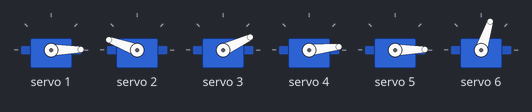
Simulated run of this sketch. Board: Arduino Uno, built with avr-gcc and run on an emulated ATmega328P. On the bench: 6 × servo. What the sketch prints to the serial monitor is not drawn.

Above: at 0.05 s.
At 1.45 s:
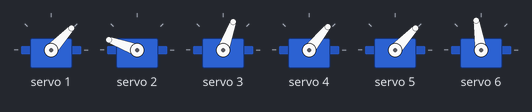
At 2.9 s:
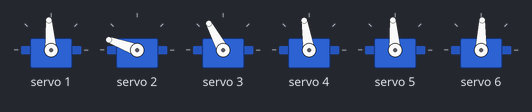
At 5.8 s:
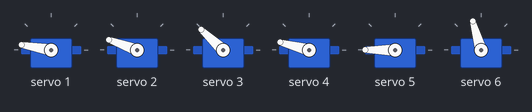
At 8.7 s:
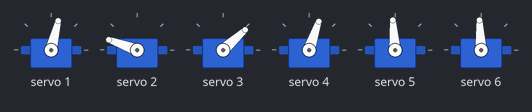
At 11.6 s:
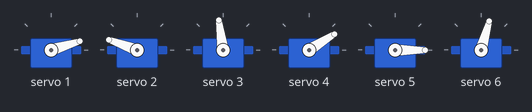
Timing chart, 0 to 15.1 s (numbered marks = the images above):
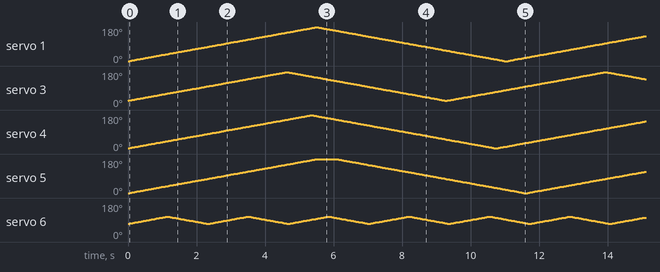

The sketch:

claw.ino
```cpp
#include <Wire.h>
#include <Adafruit_PWMServoDriver.h>
#include <Servo.h>

Adafruit_PWMServoDriver pwm = Adafruit_PWMServoDriver(0x40);

//Servo base;
#define arr_len( x )  ( sizeof( x ) / sizeof( *x ) )
#define Min1 110
#define Max1 490
//430
uint16_t maxes[7] = {-1, 490, 450, 480, 490, 510, 340};
uint16_t mins[7] = {-1, 110, 450, 160, 120, 110, 260};
uint16_t currents[arr_len(mins)];
uint16_t incs[9] = {-1,1,1,1,1,1,1,1,1};
void setup() {
  // put your setup code here, to run once:
  //base.write(0);
  Serial.begin(9600);
  pwm.begin();
  pwm.setPWMFreq(50);
  Serial.println(mins[1]);
  Serial.println(maxes[1]);
  for (int i = 0; i < arr_len(mins); i++) {
    currents[i] = mins[i];
  }
  //pwm.setPWM(3,0, 160);
}

void increment(int i) {
  currents[i] += incs[i];
  if (currents[i] > maxes[i]) {
    currents[i] = maxes[i] - abs(incs[i]);
    incs[i] *= -1;
  } else if (currents[i] < mins[i]) {
    currents[i] = mins[i] + abs(incs[i]);
    incs[i] *= -1;
  }

}

int d = 15;
int clawMinDeg = 0;
int clawMaxDeg = 60;
int baseMinDeg = 0;
int baseMaxDeg = 180;


int basePos = 0;
int baseInc = 1;
int clawPos = 0;
int clawInc = 1;

//int i = 6;

void loop() {
  for (int i = 1; i < arr_len(mins); i++) {
    increment(i);
    //pwm.setPWM(i, 0, (mins[i] + maxes[i])/2);
    pwm.setPWM(i, 0, currents[i]);
  }
  delay(10);
  // put your main code here, to run repeatedly:
  //for (uint16_t pulselen = mins[i]; pulselen < maxes[i]; pulselen++) {
   // delay(10);
    //pwm.setPWM(i, 0, pulselen);
  //}
  //for (uint16_t pulselen = maxes[i]; pulselen > mins[i]; pulselen--) {
    //delay(10);
    //pwm.setPWM(i, 0, pulselen);
  //}

}

void incClaw() {
  clawPos += clawInc;
  if (clawPos > clawMaxDeg) {
    clawPos = clawMaxDeg - abs(clawInc);
    clawInc *= -1;
  } else if (clawPos < clawMinDeg) {
    clawPos = clawMinDeg + abs(clawInc);
    clawInc *= -1;
  }
  //claw.write(clawPos);
}
```
